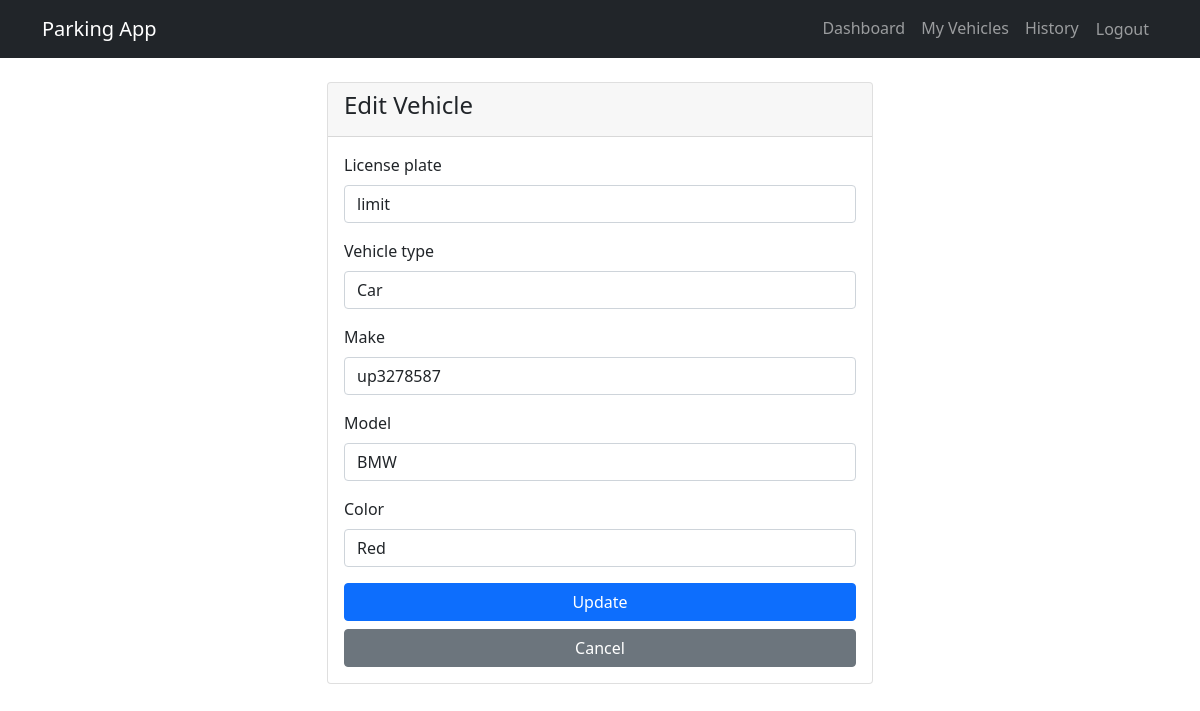
Page /vehicles/2/edit/ (signed in) on the committed database.
### parking/models.py (models this page shows, shortened)
class Vehicle(models.Model):
    VEHICLE_TYPES = [
        ('CAR', 'Car'),
        ('BIKE', 'Bike'),
        ('TRUCK', 'Truck'),
    ]
    owner = models.ForeignKey(User, on_delete=models.CASCADE, related_name='vehicles')
    license_plate = models.CharField(max_length=20, unique=True)
    vehicle_type = models.CharField(max_length=10, choices=VEHICLE_TYPES, default='CAR')
    make = models.CharField(max_length=50)
    model = models.CharField(max_length=50)
    color = models.CharField(max_length=30)
    class Meta:
        ordering = ['license_plate']

### parking/views.py (the view)
# urls.py: path('vehicles/<int:pk>/edit/', views.vehicle_update, name='vehicle_update'),
@login_required
def vehicle_update(request, pk):
    vehicle = get_object_or_404(Vehicle, pk=pk, owner=request.user)
    if request.method == 'POST':
        form = VehicleForm(request.POST, instance=vehicle)
        if form.is_valid():
            form.save()
            messages.success(request, 'Vehicle updated successfully!')
            return redirect('vehicle_list')
    else:
        form = VehicleForm(instance=vehicle)
    return render(request, 'vehicle_form.html', {'form': form})

### parking/forms.py
class VehicleForm(forms.ModelForm):
    class Meta:
        model = Vehicle
        fields = ['license_plate', 'vehicle_type', 'make', 'model', 'color']
        widgets = {
            'license_plate': forms.TextInput(attrs={'class': 'form-control'}),
            'vehicle_type': forms.Select(attrs={'class': 'form-control'}),
            'make': forms.TextInput(attrs={'class': 'form-control'}),
            'model': forms.TextInput(attrs={'class': 'form-control'}),
            'color': forms.TextInput(attrs={'class': 'form-control'}),
        }

### templates/vehicle_form.html (shortened to what this page needs)
{% extends 'base.html' %}
{% block content %}
<div class="row justify-content-center">
    <div class="col-md-6">
        <div class="card">
            <div class="card-header">
                <h4>
                    {% if form.instance.pk %}
                        Edit Vehicle
                    {% else %}
                        Add New Vehicle
                    {% endif %}
                </h4>
            </div>
            <div class="card-body">
                <form method="post">
                    {% for field in form %}
                    <div class="mb-3">
                        <label for="{{ field.id_for_label }}" class="form-label">{{ field.label }}</label>
                        {{ field }}
                    </div>
                    {% endfor %}
                    <div class="d-grid gap-2">
                        <button type="submit" class="btn btn-primary">
                            {% if form.instance.pk %}Update{% else %}Save{% endif %}
                        </button>
                        <a href="{% url 'vehicle_list' %}" class="btn btn-secondary">Cancel</a>
                    </div>
                </form>
            </div>
        </div>
    </div>
</div>
{% endblock %}

### rows in the picture
Vehicle: form "limit" "Car" "up3278587" "BMW" "Red"

### other values in the picture
{{ field.label }} "License plate" "Vehicle type" "Make" "Model" "Color"
